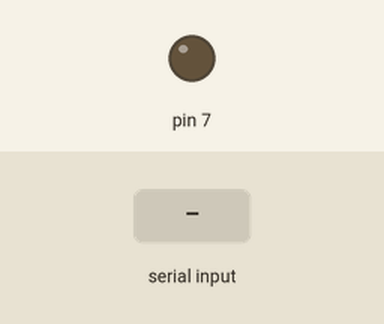
Recording of a sketch running on a simulated Arduino Uno, built with avr-gcc and run on an emulated ATmega328P. On the bench: output pins drawn as LEDs (lit = HIGH). The test bench sets the inputs (shaded band).

Above: at 1.2 s.
1.3 s: "1" received over Serial
At 1.6 s:
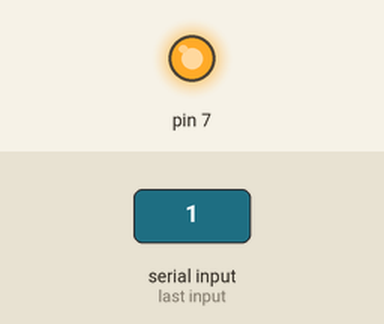
Timing chart, 0 to 4.3 s (numbered marks = the images above; inputs shaded):
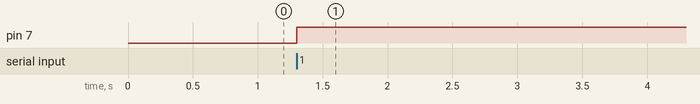

The sketch:

smartLamp.ino
```cpp
// C++ code
//
void setup()
{
  Serial.begin(9600);
  pinMode(7, OUTPUT);
  pinMode(2, INPUT);
}

void loop()
{
  if (Serial.available() > 0) {
    char c = Serial.read();
    if(c =='1' || digitalRead(2) == 0){
      digitalWrite(7, HIGH);
    }else{
      digitalWrite(7, LOW);
    }
  }
}
```

Measured:
- after the input at 1.3 s, pin 7: LOW → HIGH at once
